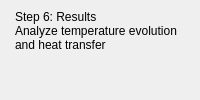
             <widget class="QWidget" name="resultsPage">
              <layout class="QVBoxLayout" name="verticalLayout_12">
               <property name="leftMargin">
                <number>0</number>
               </property>
               <property name="topMargin">
                <number>0</number>
               </property>
               <property name="rightMargin">
                <number>0</number>
               </property>
               <property name="bottomMargin">
                <number>0</number>
               </property>
               <item>
                <widget class="QWidget" name="resultsPageLayout" native="true">
                 <layout class="QVBoxLayout" name="verticalLayout_16">
                  <property name="leftMargin">
                   <number>0</number>
                  </property>
                  <property name="topMargin">
                   <number>0</number>
                  </property>
                  <property name="rightMargin">
                   <number>0</number>
                  </property>
                  <property name="bottomMargin">
                   <number>0</number>
                  </property>
                  <item>
                   <widget class="QWidget" name="titleResultsPage" native="true">
                    <property name="maximumSize">
                     <size>
                      <width>16777215</width>
                      <height>70</height>
                     </size>
                    </property>
                    <layout class="QVBoxLayout" name="verticalLayout_19">
                     <property name="spacing">
                      <number>0</number>
                     </property>
                     <property name="leftMargin">
                      <number>15</number>
                     </property>
                     <property name="topMargin">
                      <number>10</number>
                     </property>
                     <property name="rightMargin">
                      <number>15</number>
                     </property>
                     <property name="bottomMargin">
                      <number>10</number>
                     </property>
                     <item>
                      <widget class="QLabel" name="maintitleResultsPage">
                       <property name="text">
                        <string>Step 6: Results</string>
                       </property>
                       <property name="wordWrap">
                        <bool>true</bool>
                       </property>
                      </widget>
                     </item>
                     <item>
                      <widget class="QLabel" name="subtitleResultsPage">
                       <property name="text">
                        <string>Analyze temperature evolution and heat transfer</string>
                       </property>
                       <property name="wordWrap">
                        <bool>true</bool>
                       </property>
                      </widget>
                     </item>
                    </layout>
                   </widget>
                  </item>
                  <item>
                   <widget class="QWidget" name="settingsResultsPage" native="true"/>
                  </item>
                 </layout>
                </widget>
               </item>
              </layout>
             </widget>
